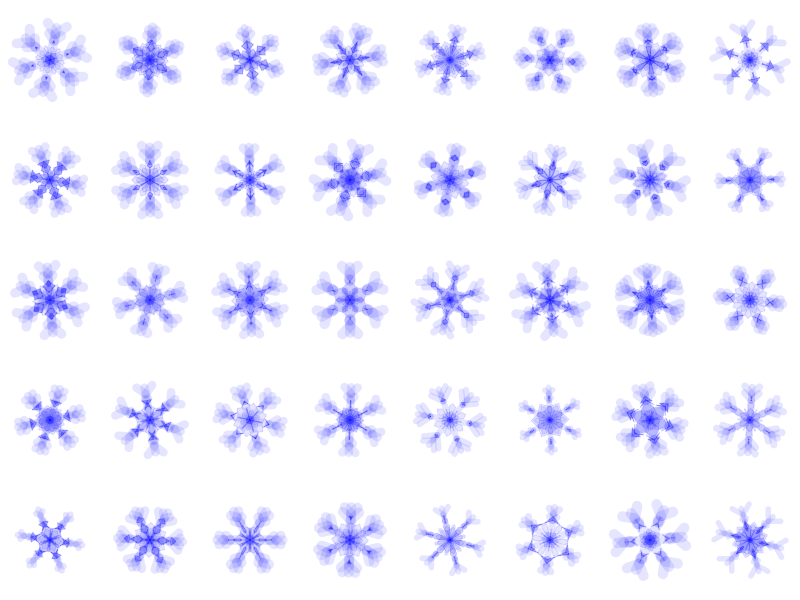

Reproduce this figure in R.

png("/Users/gregorymatthews/snowTest1small.png",h=13,w=19,units="in",res=100)
par(mfrow=c(5,8))
par(mar=c(0,0,0,0))
for (greg in 1:40){print(greg)
plot(0,0,frame.plot=F,xlim=c(-10,10),ylim=c(-10,10),col="white",asp=1,xaxt='n',yaxt='n',xlab="",ylab="")

th <- runif(1,0,2*pi)

lwd<-runif(1,5,10)
x<-c(0,5)
y<-c(0,5)

for (theta in th+seq(0,2*pi,length=7)[-1]){
xTemp<-t(matrix(c(cos(theta),-sin(theta),sin(theta),cos(theta)),ncol=2,byrow=TRUE)%*%t(cbind(x,y)))[,1]
yTemp<-t(matrix(c(cos(theta),-sin(theta),sin(theta),cos(theta)),ncol=2,byrow=TRUE)%*%t(cbind(x,y)))[,2]
points(xTemp,yTemp,type="l",lwd=lwd,col=rgb(0,0,1,.1))
#polygon(c(xTemp),c(yTemp),col=rgb(0,0,1,0.05),bor=rgb(0,0,1,0.05))
}

yy<-runif(1,6,8)
x<-c(5,5)
y<-c(5,yy)

for (theta in th+seq(0,2*pi,length=7)[-1]){
  xTemp<-t(matrix(c(cos(theta),-sin(theta),sin(theta),cos(theta)),ncol=2,byrow=TRUE)%*%t(cbind(x,y)))[,1]
  yTemp<-t(matrix(c(cos(theta),-sin(theta),sin(theta),cos(theta)),ncol=2,byrow=TRUE)%*%t(cbind(x,y)))[,2]
 # points(xTemp,yTemp,type="l",lwd=lwd,col=rgb(0,0,1,.1))
  #polygon(c(xTemp),c(yTemp),col=rgb(0,0,1,0.05),bor=rgb(0,0,1,0.05))
}


x<-c(5,yy)
y<-c(5,5)

for (theta in th+seq(0,2*pi,length=7)[-1]){
  xTemp<-t(matrix(c(cos(theta),-sin(theta),sin(theta),cos(theta)),ncol=2,byrow=TRUE)%*%t(cbind(x,y)))[,1]
  yTemp<-t(matrix(c(cos(theta),-sin(theta),sin(theta),cos(theta)),ncol=2,byrow=TRUE)%*%t(cbind(x,y)))[,2]
 # points(xTemp,yTemp,type="l",lwd=lwd,col=rgb(0,0,1,.1))
  #polygon(c(xTemp),c(yTemp),col=rgb(0,0,1,0.05),bor=rgb(0,0,1,0.05))
}


yy<-runif(1,5,7)
  x<-c(4,4)
  y<-c(4,yy)
  
  for (theta in th+seq(0,2*pi,length=7)[-1]){
    xTemp<-t(matrix(c(cos(theta),-sin(theta),sin(theta),cos(theta)),ncol=2,byrow=TRUE)%*%t(cbind(x,y)))[,1]
    yTemp<-t(matrix(c(cos(theta),-sin(theta),sin(theta),cos(theta)),ncol=2,byrow=TRUE)%*%t(cbind(x,y)))[,2]
    points(xTemp,yTemp,type="l",lwd=lwd,col=rgb(0,0,1,.1))
    #polygon(c(xTemp),c(yTemp),col=rgb(0,0,1,0.05),bor=rgb(0,0,1,0.05))
  }


x<-c(4,yy)
y<-c(4,4)

for (theta in th+seq(0,2*pi,length=7)[-1]){
  xTemp<-t(matrix(c(cos(theta),-sin(theta),sin(theta),cos(theta)),ncol=2,byrow=TRUE)%*%t(cbind(x,y)))[,1]
  yTemp<-t(matrix(c(cos(theta),-sin(theta),sin(theta),cos(theta)),ncol=2,byrow=TRUE)%*%t(cbind(x,y)))[,2]
  points(xTemp,yTemp,type="l",lwd=lwd,col=rgb(0,0,1,.1))
  #polygon(c(xTemp),c(yTemp),col=rgb(0,0,1,0.05),bor=rgb(0,0,1,0.05))
}

  
yy<-runif(1,3,6)
x<-c(3,yy)
y<-c(3,3)

for (theta in th+seq(0,2*pi,length=7)[-1]){
  xTemp<-t(matrix(c(cos(theta),-sin(theta),sin(theta),cos(theta)),ncol=2,byrow=TRUE)%*%t(cbind(x,y)))[,1]
  yTemp<-t(matrix(c(cos(theta),-sin(theta),sin(theta),cos(theta)),ncol=2,byrow=TRUE)%*%t(cbind(x,y)))[,2]
  points(xTemp,yTemp,type="l",lwd=lwd,col=rgb(0,0,1,.1))
  #polygon(c(xTemp),c(yTemp),col=rgb(0,0,1,0.05),bor=rgb(0,0,1,0.05))
}


x<-c(3,3)
y<-c(3,yy)

for (theta in th+seq(0,2*pi,length=7)[-1]){
  xTemp<-t(matrix(c(cos(theta),-sin(theta),sin(theta),cos(theta)),ncol=2,byrow=TRUE)%*%t(cbind(x,y)))[,1]
  yTemp<-t(matrix(c(cos(theta),-sin(theta),sin(theta),cos(theta)),ncol=2,byrow=TRUE)%*%t(cbind(x,y)))[,2]
  points(xTemp,yTemp,type="l",lwd=lwd,col=rgb(0,0,1,.1))
  #polygon(c(xTemp),c(yTemp),col=rgb(0,0,1,0.05),bor=rgb(0,0,1,0.05))
}

for (q in 1:2){
w<-runif(1,1,3)
h<-runif(1,0,2)
x<-c(0,w,w,h,0)
y<-c(0,h,w,w,0)
for (theta in th+seq(0,2*pi,length=7)[-1]){
  xTemp<-t(matrix(c(cos(theta),-sin(theta),sin(theta),cos(theta)),ncol=2,byrow=TRUE)%*%t(cbind(x,y)))[,1]
  yTemp<-t(matrix(c(cos(theta),-sin(theta),sin(theta),cos(theta)),ncol=2,byrow=TRUE)%*%t(cbind(x,y)))[,2]
  #points(xTemp,yTemp,type="l",lwd=3)
  polygon(c(xTemp),c(yTemp),col=rgb(0,0,1,.1),bor=rgb(0,0,1,.1))
}

w<-runif(1,1,3)
h<-runif(1,0,2)
x<-c(0,w,w,h,0)
y<-c(0,h,w,w,0)
for (theta in th+pi/6+seq(0,2*pi,length=7)[-1]){
  xTemp<-t(matrix(c(cos(theta),-sin(theta),sin(theta),cos(theta)),ncol=2,byrow=TRUE)%*%t(cbind(x,y)))[,1]
  yTemp<-t(matrix(c(cos(theta),-sin(theta),sin(theta),cos(theta)),ncol=2,byrow=TRUE)%*%t(cbind(x,y)))[,2]
  #points(xTemp,yTemp,type="l",lwd=3)
  polygon(c(xTemp),c(yTemp),col=rgb(0,0,1,.1),bor=rgb(0,0,1,.1))
}
}

for (q in 1:2){
w<-runif(1,1,4)
h<-runif(1,1,4)
x<-c(3,w,w,h,3)
y<-c(3,h,w,w,3)
#x<-c(3,5,7,2,3)
#y<-c(3,2,7,5,3)
for (theta in th+seq(0,2*pi,length=7)[-1]){
  xTemp<-t(matrix(c(cos(theta),-sin(theta),sin(theta),cos(theta)),ncol=2,byrow=TRUE)%*%t(cbind(x,y)))[,1]
  yTemp<-t(matrix(c(cos(theta),-sin(theta),sin(theta),cos(theta)),ncol=2,byrow=TRUE)%*%t(cbind(x,y)))[,2]
  #points(xTemp,yTemp,type="l",lwd=3)
  polygon(c(xTemp),c(yTemp),col=rgb(0,0,1,.25),bor=rgb(0,0,1,.25))
}
#text(0,0,"@STATSINTHEWILD",cex=1,col=rgb(.5,.5,.5,.9))
}


}


dev.off()
